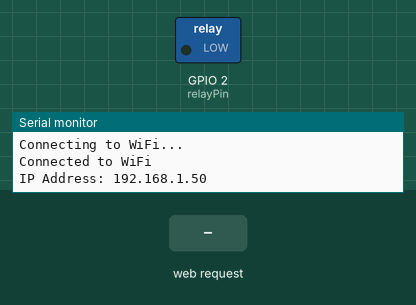
A sketch run on a simulated ESP32. Parts: switched loads named in the sketch (green lamp = pin HIGH), the last lines printed to the serial monitor. The inputs (shaded band) are chosen by the test bench. WiFi joins after 1.5 s; servers stay silent unless stated; the local clock reads 2024-03-15 10:24:30 at power-on unless the sketch sets it.

Above: at 3.2 s.
3.3 s: HTTP request GET /on received
At 4.5 s:
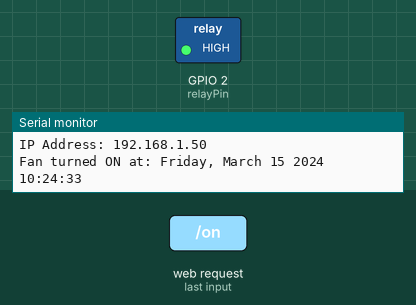
4.8 s: HTTP request GET /off received
At 5.8 s:
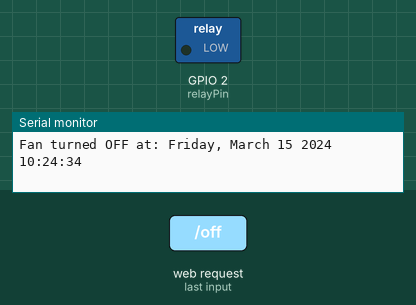
Timing chart, 0 to 7.8 s (numbered marks = the images above; inputs shaded):
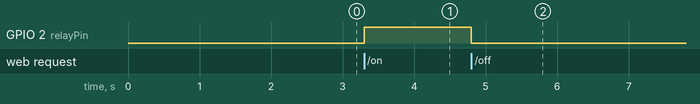

Measured:
- after the input at 3.3 s, GPIO 2 (relayPin): LOW → HIGH at once
- after the input at 4.8 s, GPIO 2 (relayPin): HIGH → LOW at once

The sketch:

webServerSTA1.ino
```cpp
#include <WiFi.h>
#include <WebServer.h>
#include "time.h"

// Replace with your network credentials
const char* ssid = "YOUR_WIFI_SSID";
const char* password = "YOUR_WIFI_PASSWORD";

// Define the pin connected to the IN pin of the relay module
const int relayPin = 2;

// NTP server to request time
const char* ntpServer = "pool.ntp.org";
const long  gmtOffset_sec = 3600; // Your GMT offset in seconds (e.g., WAT is +1 hour = 3600)
const int   daylightOffset_sec = 0; // Daylight saving offset, 0 if not applicable

// Create WebServer object on port 80
WebServer server(80);

// Global variables to store fan state and time
String fanState = "OFF";
String lastToggleTime = "Never";

// Function to get current formatted time
String getFormattedTime() {
  struct tm timeinfo;
  if (!getLocalTime(&timeinfo)) {
    Serial.println("Failed to obtain time");
    return "No time available";
  }
  char timeString[50]; // Use a larger buffer
  strftime(timeString, sizeof(timeString), "%A, %B %d %Y %H:%M:%S", &timeinfo);
  return String(timeString);
}

// Function to build and send the HTML page
void sendHTML() {
  String html = "<!DOCTYPE html><html><head><title>ESP32 Fan Controller</title>";
  html += "<style>body { font-family: Arial, sans-serif; text-align: center; margin-top: 50px; }";
  html += ".button { background-color: #4CAF50; border: none; color: white; padding: 15px 32px; text-align: center; font-size: 16px; margin: 4px 2px; cursor: pointer; border-radius: 8px; }";
  html += ".button-red { background-color: #f44336; }</style></head><body>";
  html += "<h1>Classroom Fan Controller</h1>";
  html += "<p>Fan State: <strong>" + fanState + "</strong></p>";
  html += "<p>Last Toggled: <strong>" + lastToggleTime + "</strong></p>";
  html += "<p><a href='/on'><button class='button'>Fan ON</button></a>";
  html += "<a href='/off'><button class='button button-red'>Fan OFF</button></a></p>";
  html += "</body></html>";
  server.send(200, "text/html", html);
}

void handleRoot() {
  sendHTML();
}

void handleOn() {
  digitalWrite(relayPin, HIGH); // Adjust HIGH/LOW based on relay module logic
  fanState = "ON";
  lastToggleTime = getFormattedTime();
  Serial.println("Fan turned ON at: " + lastToggleTime);
  server.sendHeader("Location", "/");
  server.send(302, "text/plain", "Redirecting...");
}

void handleOff() {
  digitalWrite(relayPin, LOW); // Adjust HIGH/LOW based on relay module logic
  fanState = "OFF";
  lastToggleTime = getFormattedTime();
  Serial.println("Fan turned OFF at: " + lastToggleTime);
  server.sendHeader("Location", "/");
  server.send(302, "text/plain", "Redirecting...");
}

void setup() {
  Serial.begin(115200);
  pinMode(relayPin, OUTPUT);
  digitalWrite(relayPin, LOW); // Ensure fan starts off

  // Connect to Wi-Fi
  WiFi.begin(ssid, password);
  while (WiFi.status() != WL_CONNECTED) {
    delay(1000);
    Serial.println("Connecting to WiFi...");
  }
  Serial.println("Connected to WiFi");
  Serial.print("IP Address: ");
  Serial.println(WiFi.localIP());

  // Initialize time from NTP server
  configTime(gmtOffset_sec, daylightOffset_sec, ntpServer);

  // Define server routes
  server.on("/", handleRoot);
  server.on("/on", handleOn);
  server.on("/off", handleOff);

  // Start server
  server.begin();
}

void loop() {
  // Handle client requests
  server.handleClient();
}
```
